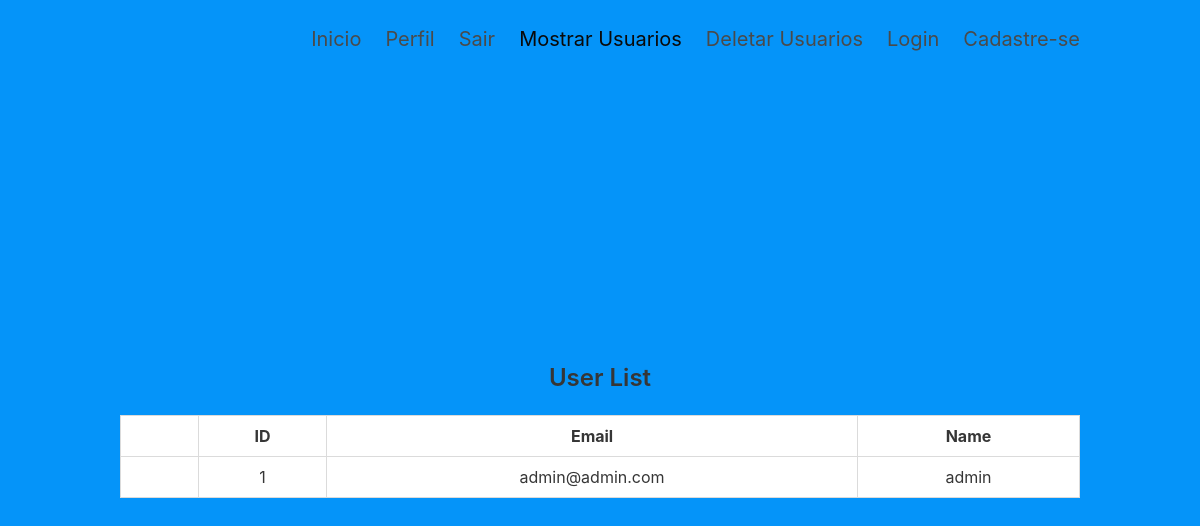
The page /show_users (signed in) on the database as committed earlier.
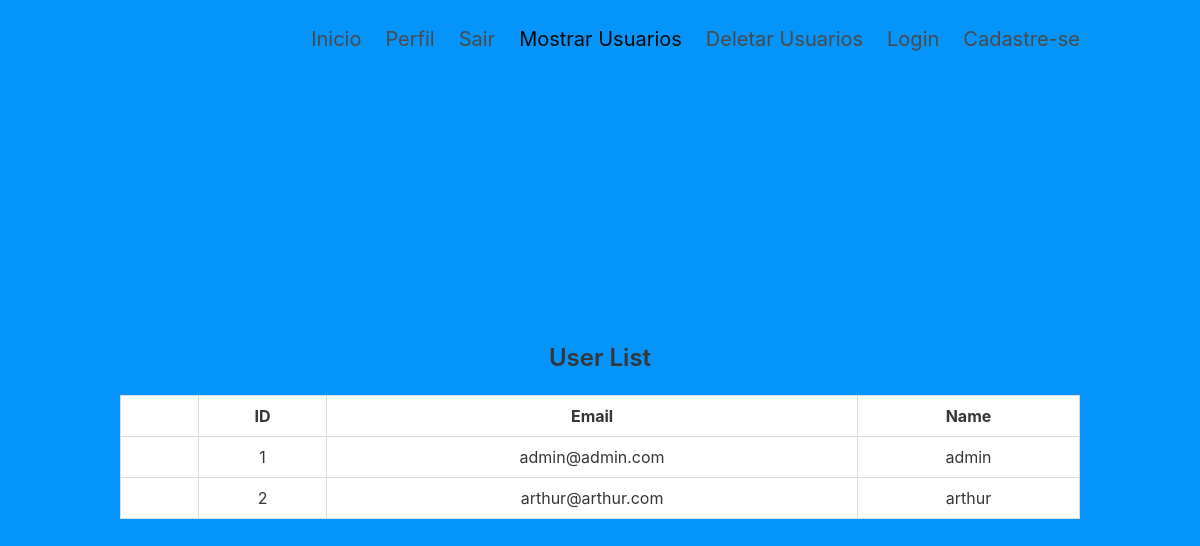
The same page on the database as committed later.
### models.py (models this page shows)
class User(UserMixin, db.Model):
    id = db.Column(db.Integer, primary_key=True)
    email = db.Column(db.String(100), unique=True)
    password = db.Column(db.String(100))
    name = db.Column(db.String(1000))

### auth.py (the view)
@auth.route('/show_users', methods=['POST', 'GET'])
@login_required
def show_users():
    if current_user.name == "admin" and current_user.email == "admin@admin.com":
        all_users = User.query.all()
        user_list = [{'id': user.id, 'email': user.email, 'name': user.name} for user in all_users]
        if request.method == 'POST':
            return jsonify(users=user_list)
        else:
            return render_template('show_users_page.html', data={'users': user_list})
    else:
        return jsonify(error='Autenticacao falhou!'), 401

### __init__.py (called while the page is built)
def create_app():
    app = Flask(__name__, static_folder='templates/assets', static_url_path='/templates/assets')
    app.config['SECRET_KEY'] = 'aqui fica o segredo'
    app.config['SQLALCHEMY_DATABASE_URI'] = 'sqlite:///db.sqlite'
    app.config['SQLALCHEMY_TRACK_MODIFICATIONS'] = False
    db.init_app(app)
    login_manager = LoginManager()
    login_manager.login_view = 'auth.login'
    login_manager.init_app(app)
    from models import User
    @login_manager.user_loader
    def load_user(user_id):
        return User.query.get(int(user_id))
    from auth import auth as auth_blueprint
    app.register_blueprint(auth_blueprint)
    from main import main as main_blueprint
    app.register_blueprint(main_blueprint)
    return app

### templates/show_users_page.html (shortened to what this page needs)
{% extends "base.html" %}
{% block content %}
    <div class="container">
        {% if 'users' in data %}
            <h2 class="title is-4 has-text-centered">User List</h2>
            <div class="table-container">
                <table class="table is-bordered is-fullwidth">
                    <thead>
                        <tr>
                            <th></th>
                            <th class="has-text-centered">ID</th>
                            <th class="has-text-centered">Email</th>
                            <th class="has-text-centered">Name</th>
                        </tr>
                    </thead>
                    <tbody>
                        {% for user in data['users'] %}
                            <tr>
                                <td></td>
                                <td class="has-text-centered">{{ user['id'] }}</td>
                                <td class="has-text-centered">{{ user['email'] }}</td>
                                <td class="has-text-centered">{{ user['name'] }}</td>
                            </tr>
                        {% endfor %}
                    </tbody>
                </table>
            </div>
        {% endif %}
    </div>
{% endblock %}

### templates/base.html (shortened to what this page needs)
<!DOCTYPE html>
<html>
<head>
    <link rel="stylesheet" href="https://cdn.jsdelivr.net/npm/bulma@0.9.4/css/bulma.min.css">
</head>
<body>
    <section class="hero is-fullheight" style="background-color: #0594f9;">
        <div class="hero-head">
            <nav class="navbar">
                <div class="container">
                    <div id="navbarMenuHeroA" class="navbar-menu">
                        <div class="navbar-end is-size-5" style="margin-top: 1rem;">
                            <a href="{{url_for('main.index')}}" class="navbar-item {% if request.endpoint == 'main.index' %}is-active{% endif %}">
                                Inicio
                            </a>
                            {% if current_user.is_authenticated %}
                                <a href="{{url_for('main.profile')}}" class="navbar-item {% if request.endpoint == 'main.profile' %}is-active{% endif %}">
                                    Perfil
                                </a>
                                <a href="{{url_for('auth.logout')}}" class="navbar-item {% if request.endpoint == 'auth.logout' %}is-active{% endif %}">
                                    Sair
                                </a>
                                {% if current_user.name == 'admin' and current_user.email == 'admin@admin.com' %}
                                    <a href="{{url_for('auth.show_users')}}" class="navbar-item {% if request.endpoint == 'auth.show_users' %}is-active{% endif %}">
                                        Mostrar Usuarios
                                    </a>
                                    <a href="{{url_for('auth.delete_user')}}" class="navbar-item {% if request.endpoint == 'auth.delete_user' %}is-active{% endif %}">
                                        Deletar Usuarios
                                    </a>
                                {% endif %}
                            {% endif %}
                            {% if not current_user.is_autenticated %}
                                <a href="{{url_for('auth.login')}}" class="navbar-item {% if request.endpoint == 'auth.login' %}is-active{% endif %}">
                                    Login
                                </a>
                                <a href="{{url_for('auth.signup')}}" class="navbar-item {% if request.endpoint == 'auth.signup' %}is-active{% endif %}">
                                    Cadastre-se
                                </a>
                            {% endif %}
                        </div>
                    </div>
                </div>
            </nav>
        </div>
        <div class="hero-body">
            <div class="container has-text-centered">
                {% block content %} {% endblock %}
            </div>
        </div>
    </section>
</body>
</html>

Rows that differ between the two databases and show on the page:
added User: id "2", email "arthur@arthur.com", name "arthur"
